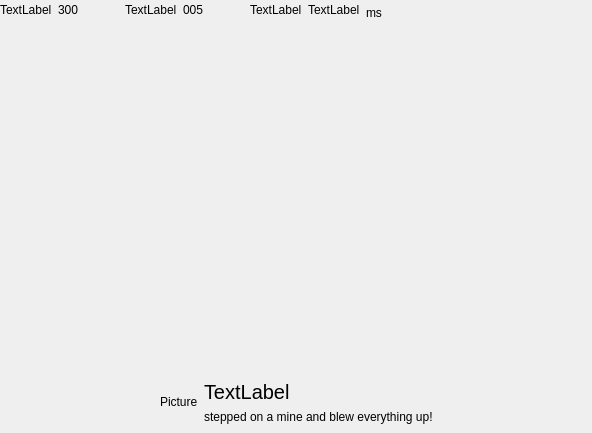
<?xml version="1.0" encoding="UTF-8"?>
<ui version="4.0">
 <class>OnlineGameScreen</class>
 <widget class="QWidget" name="OnlineGameScreen">
  <property name="geometry">
   <rect>
    <x>0</x>
    <y>0</y>
    <width>592</width>
    <height>433</height>
   </rect>
  </property>
  <property name="windowTitle">
   <string notr="true">Form</string>
  </property>
  <layout class="QVBoxLayout" name="verticalLayout">
   <property name="spacing">
    <number>0</number>
   </property>
   <property name="leftMargin">
    <number>0</number>
   </property>
   <property name="topMargin">
    <number>0</number>
   </property>
   <property name="rightMargin">
    <number>0</number>
   </property>
   <property name="bottomMargin">
    <number>0</number>
   </property>
   <item>
    <widget class="QStackedWidget" name="stackedWidget">
     <widget class="QWidget" name="cooperativeGamePage">
      <layout class="QVBoxLayout" name="verticalLayout_2">
       <property name="spacing">
        <number>0</number>
       </property>
       <property name="leftMargin">
        <number>0</number>
       </property>
       <property name="topMargin">
        <number>0</number>
       </property>
       <property name="rightMargin">
        <number>0</number>
       </property>
       <property name="bottomMargin">
        <number>0</number>
       </property>
       <item>
        <widget class="QWidget" name="hudWidget" native="true">
         <layout class="QHBoxLayout" name="horizontalLayout">
          <property name="leftMargin">
           <number>0</number>
          </property>
          <property name="topMargin">
           <number>0</number>
          </property>
          <property name="rightMargin">
           <number>0</number>
          </property>
          <property name="bottomMargin">
           <number>0</number>
          </property>
          <item>
           <widget class="QLabel" name="mineIcon">
            <property name="text">
             <string notr="true">TextLabel</string>
            </property>
           </widget>
          </item>
          <item>
           <widget class="QLabel" name="minesRemainingLabel">
            <property name="text">
             <string notr="true">300</string>
            </property>
           </widget>
          </item>
          <item>
           <spacer name="hudSpacing">
            <property name="orientation">
             <enum>Qt::Horizontal</enum>
            </property>
            <property name="sizeType">
             <enum>QSizePolicy::Fixed</enum>
            </property>
            <property name="sizeHint" stdset="0">
             <size>
              <width>40</width>
              <height>20</height>
             </size>
            </property>
           </spacer>
          </item>
          <item>
           <widget class="QLabel" name="timeIcon">
            <property name="text">
             <string notr="true">TextLabel</string>
            </property>
           </widget>
          </item>
          <item>
           <widget class="QLabel" name="timeLabel">
            <property name="text">
             <string notr="true">005</string>
            </property>
           </widget>
          </item>
          <item>
           <spacer name="horizontalSpacer_6">
            <property name="orientation">
             <enum>Qt::Horizontal</enum>
            </property>
            <property name="sizeType">
             <enum>QSizePolicy::Fixed</enum>
            </property>
            <property name="sizeHint" stdset="0">
             <size>
              <width>40</width>
              <height>20</height>
             </size>
            </property>
           </spacer>
          </item>
          <item>
           <widget class="QLabel" name="pingIcon">
            <property name="text">
             <string notr="true">TextLabel</string>
            </property>
           </widget>
          </item>
          <item>
           <widget class="QLabel" name="pingLabel">
            <property name="text">
             <string notr="true">TextLabel</string>
            </property>
           </widget>
          </item>
          <item>
           <widget class="QLabel" name="msLabel">
            <property name="text">
             <string comment="ms for milliseconds" extracomment="ms for milliseconds">ms</string>
            </property>
            <property name="alignment">
             <set>Qt::AlignBottom|Qt::AlignLeading|Qt::AlignLeft</set>
            </property>
           </widget>
          </item>
          <item>
           <spacer name="horizontalSpacer_3">
            <property name="orientation">
             <enum>Qt::Horizontal</enum>
            </property>
            <property name="sizeHint" stdset="0">
             <size>
              <width>40</width>
              <height>20</height>
             </size>
            </property>
           </spacer>
          </item>
         </layout>
        </widget>
       </item>
       <item>
        <widget class="QWidget" name="gameArea" native="true">
         <layout class="QGridLayout" name="gridLayout_2">
          <property name="leftMargin">
           <number>0</number>
          </property>
          <property name="topMargin">
           <number>0</number>
          </property>
          <property name="rightMargin">
           <number>0</number>
          </property>
          <property name="bottomMargin">
           <number>0</number>
          </property>
          <property name="spacing">
           <number>0</number>
          </property>
          <item row="1" column="1">
           <layout class="QGridLayout" name="gameGrid">
            <property name="spacing">
             <number>0</number>
            </property>
           </layout>
          </item>
          <item row="1" column="2">
           <spacer name="horizontalSpacer_2">
            <property name="orientation">
             <enum>Qt::Horizontal</enum>
            </property>
            <property name="sizeHint" stdset="0">
             <size>
              <width>161</width>
              <height>20</height>
             </size>
            </property>
           </spacer>
          </item>
          <item row="2" column="1">
           <spacer name="verticalSpacer_2">
            <property name="orientation">
             <enum>Qt::Vertical</enum>
            </property>
            <property name="sizeHint" stdset="0">
             <size>
              <width>20</width>
              <height>102</height>
             </size>
            </property>
           </spacer>
          </item>
          <item row="0" column="1">
           <spacer name="verticalSpacer">
            <property name="orientation">
             <enum>Qt::Vertical</enum>
            </property>
            <property name="sizeHint" stdset="0">
             <size>
              <width>20</width>
              <height>125</height>
             </size>
            </property>
           </spacer>
          </item>
          <item row="1" column="0">
           <spacer name="horizontalSpacer">
            <property name="orientation">
             <enum>Qt::Horizontal</enum>
            </property>
            <property name="sizeHint" stdset="0">
             <size>
              <width>165</width>
              <height>20</height>
             </size>
            </property>
           </spacer>
          </item>
         </layout>
        </widget>
       </item>
       <item>
        <widget class="QWidget" name="gameOverBlameWidget" native="true">
         <layout class="QHBoxLayout" name="horizontalLayout_2">
          <item>
           <spacer name="horizontalSpacer_4">
            <property name="orientation">
             <enum>Qt::Horizontal</enum>
            </property>
            <property name="sizeHint" stdset="0">
             <size>
              <width>40</width>
              <height>20</height>
             </size>
            </property>
           </spacer>
          </item>
          <item>
           <widget class="QWidget" name="widget" native="true">
            <layout class="QHBoxLayout" name="horizontalLayout_3">
             <property name="leftMargin">
              <number>0</number>
             </property>
             <property name="topMargin">
              <number>0</number>
             </property>
             <property name="rightMargin">
              <number>0</number>
             </property>
             <property name="bottomMargin">
              <number>0</number>
             </property>
             <item>
              <widget class="QLabel" name="gameOverBlamePicture">
               <property name="sizePolicy">
                <sizepolicy hsizetype="Preferred" vsizetype="Ignored">
                 <horstretch>0</horstretch>
                 <verstretch>0</verstretch>
                </sizepolicy>
               </property>
               <property name="text">
                <string notr="true">Picture</string>
               </property>
              </widget>
             </item>
             <item>
              <widget class="QWidget" name="gameOverBlameContents" native="true">
               <layout class="QVBoxLayout" name="verticalLayout_3">
                <property name="leftMargin">
                 <number>0</number>
                </property>
                <property name="topMargin">
                 <number>0</number>
                </property>
                <property name="rightMargin">
                 <number>0</number>
                </property>
                <property name="bottomMargin">
                 <number>0</number>
                </property>
                <item>
                 <widget class="QLabel" name="gameOverBlameUsername">
                  <property name="sizePolicy">
                   <sizepolicy hsizetype="Expanding" vsizetype="Preferred">
                    <horstretch>0</horstretch>
                    <verstretch>0</verstretch>
                   </sizepolicy>
                  </property>
                  <property name="font">
                   <font>
                    <pointsize>15</pointsize>
                   </font>
                  </property>
                  <property name="text">
                   <string notr="true">TextLabel</string>
                  </property>
                 </widget>
                </item>
                <item>
                 <widget class="QLabel" name="gameOverBlameDescription">
                  <property name="text">
                   <string>stepped on a mine and blew everything up!</string>
                  </property>
                 </widget>
                </item>
               </layout>
              </widget>
             </item>
            </layout>
           </widget>
          </item>
          <item>
           <spacer name="horizontalSpacer_5">
            <property name="orientation">
             <enum>Qt::Horizontal</enum>
            </property>
            <property name="sizeHint" stdset="0">
             <size>
              <width>40</width>
              <height>20</height>
             </size>
            </property>
           </spacer>
          </item>
         </layout>
        </widget>
       </item>
       <item>
        <widget class="PlayerCarousel" name="playerCarousel" native="true"/>
       </item>
       <item>
        <widget class="GamepadHud" name="gamepadHud" native="true"/>
       </item>
      </layout>
     </widget>
     <widget class="QWidget" name="page_2"/>
    </widget>
   </item>
  </layout>
 </widget>
 <customwidgets>
  <customwidget>
   <class>GamepadHud</class>
   <extends>QWidget</extends>
   <header location="global">gamepadhud.h</header>
   <container>1</container>
  </customwidget>
  <customwidget>
   <class>PlayerCarousel</class>
   <extends>QWidget</extends>
   <header>online/playercarousel.h</header>
   <container>1</container>
  </customwidget>
 </customwidgets>
 <resources/>
 <connections/>
</ui>
